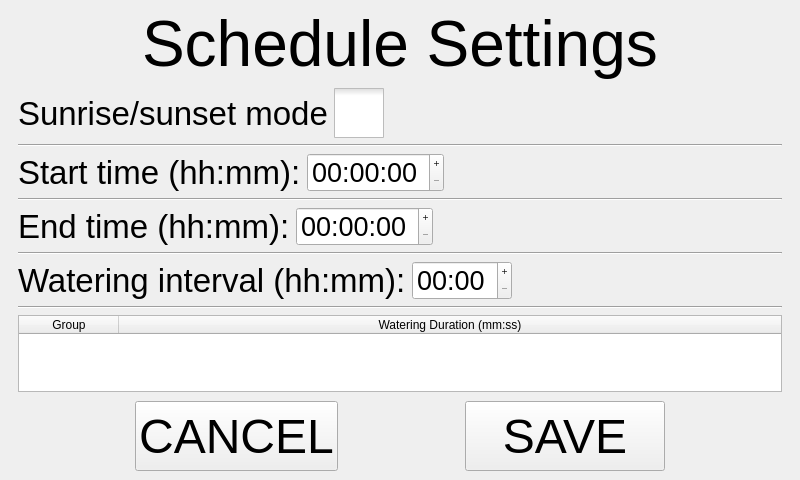
<?xml version="1.0" encoding="UTF-8"?>
<ui version="4.0">
 <class>ScheduleSettingsWindow</class>
 <widget class="QMainWindow" name="ScheduleSettingsWindow">
  <property name="geometry">
   <rect>
    <x>0</x>
    <y>0</y>
    <width>800</width>
    <height>480</height>
   </rect>
  </property>
  <property name="sizePolicy">
   <sizepolicy hsizetype="Fixed" vsizetype="Fixed">
    <horstretch>0</horstretch>
    <verstretch>0</verstretch>
   </sizepolicy>
  </property>
  <property name="minimumSize">
   <size>
    <width>800</width>
    <height>480</height>
   </size>
  </property>
  <property name="maximumSize">
   <size>
    <width>800</width>
    <height>480</height>
   </size>
  </property>
  <property name="windowTitle">
   <string>ScheduleSettings</string>
  </property>
  <property name="styleSheet">
   <string notr="true"/>
  </property>
  <widget class="QWidget" name="centralwidget">
   <property name="styleSheet">
    <string notr="true"/>
   </property>
   <layout class="QVBoxLayout" name="verticalLayout">
    <property name="spacing">
     <number>0</number>
    </property>
    <item>
     <layout class="QHBoxLayout" name="headerLayout">
      <item>
       <spacer name="horizontalSpacer">
        <property name="orientation">
         <enum>Qt::Orientation::Horizontal</enum>
        </property>
        <property name="sizeHint" stdset="0">
         <size>
          <width>40</width>
          <height>20</height>
         </size>
        </property>
       </spacer>
      </item>
      <item>
       <widget class="QLabel" name="header_label">
        <property name="maximumSize">
         <size>
          <width>16777215</width>
          <height>70</height>
         </size>
        </property>
        <property name="styleSheet">
         <string notr="true">font-size: 48pt;</string>
        </property>
        <property name="text">
         <string>Schedule Settings</string>
        </property>
       </widget>
      </item>
      <item>
       <spacer name="horizontalSpacer_2">
        <property name="orientation">
         <enum>Qt::Orientation::Horizontal</enum>
        </property>
        <property name="sizeHint" stdset="0">
         <size>
          <width>40</width>
          <height>20</height>
         </size>
        </property>
       </spacer>
      </item>
     </layout>
    </item>
    <item>
     <widget class="QScrollArea" name="scrollArea">
      <property name="sizePolicy">
       <sizepolicy hsizetype="Expanding" vsizetype="MinimumExpanding">
        <horstretch>0</horstretch>
        <verstretch>0</verstretch>
       </sizepolicy>
      </property>
      <property name="frameShape">
       <enum>QFrame::Shape::NoFrame</enum>
      </property>
      <property name="frameShadow">
       <enum>QFrame::Shadow::Plain</enum>
      </property>
      <property name="lineWidth">
       <number>0</number>
      </property>
      <property name="widgetResizable">
       <bool>true</bool>
      </property>
      <widget class="QWidget" name="scrollAreaWidgetContents">
       <property name="geometry">
        <rect>
         <x>0</x>
         <y>0</y>
         <width>776</width>
         <height>344</height>
        </rect>
       </property>
       <layout class="QVBoxLayout" name="verticalLayout_2">
        <item>
         <layout class="QHBoxLayout" name="sunriseLayout">
          <item>
           <widget class="QLabel" name="sunrize_sunset_label">
            <property name="styleSheet">
             <string notr="true">font-size: 25pt;</string>
            </property>
            <property name="text">
             <string>Sunrise/sunset mode</string>
            </property>
           </widget>
          </item>
          <item>
           <widget class="QCheckBox" name="sunrise_mode_check_box">
            <property name="minimumSize">
             <size>
              <width>50</width>
              <height>50</height>
             </size>
            </property>
            <property name="styleSheet">
             <string notr="true">QCheckBox::indicator { width:50px; height: 50px;}</string>
            </property>
            <property name="text">
             <string/>
            </property>
            <property name="tristate">
             <bool>false</bool>
            </property>
           </widget>
          </item>
          <item>
           <spacer name="horizontalSpacer_5">
            <property name="orientation">
             <enum>Qt::Orientation::Horizontal</enum>
            </property>
            <property name="sizeHint" stdset="0">
             <size>
              <width>40</width>
              <height>20</height>
             </size>
            </property>
           </spacer>
          </item>
         </layout>
        </item>
        <item>
         <widget class="Line" name="line">
          <property name="orientation">
           <enum>Qt::Orientation::Horizontal</enum>
          </property>
         </widget>
        </item>
        <item>
         <layout class="QHBoxLayout" name="startTimeLayout">
          <item>
           <widget class="QLabel" name="sunrize_sunset_label_2">
            <property name="styleSheet">
             <string notr="true">font-size: 25pt;</string>
            </property>
            <property name="text">
             <string>Start time (hh:mm):</string>
            </property>
           </widget>
          </item>
          <item>
           <widget class="QTimeEdit" name="start_time_edit">
            <property name="minimumSize">
             <size>
              <width>100</width>
              <height>0</height>
             </size>
            </property>
            <property name="focusPolicy">
             <enum>Qt::FocusPolicy::ClickFocus</enum>
            </property>
            <property name="styleSheet">
             <string notr="true">font-size: 20pt;</string>
            </property>
            <property name="wrapping">
             <bool>false</bool>
            </property>
            <property name="buttonSymbols">
             <enum>QAbstractSpinBox::ButtonSymbols::PlusMinus</enum>
            </property>
            <property name="showGroupSeparator" stdset="0">
             <bool>false</bool>
            </property>
            <property name="dateTime">
             <datetime>
              <hour>0</hour>
              <minute>0</minute>
              <second>0</second>
              <year>2000</year>
              <month>1</month>
              <day>1</day>
             </datetime>
            </property>
            <property name="timeSpec">
             <enum>Qt::TimeSpec::LocalTime</enum>
            </property>
           </widget>
          </item>
          <item>
           <spacer name="horizontalSpacer_6">
            <property name="orientation">
             <enum>Qt::Orientation::Horizontal</enum>
            </property>
            <property name="sizeHint" stdset="0">
             <size>
              <width>40</width>
              <height>20</height>
             </size>
            </property>
           </spacer>
          </item>
         </layout>
        </item>
        <item>
         <widget class="Line" name="line_2">
          <property name="orientation">
           <enum>Qt::Orientation::Horizontal</enum>
          </property>
         </widget>
        </item>
        <item>
         <layout class="QHBoxLayout" name="endTimeLayout">
          <item>
           <widget class="QLabel" name="sunrize_sunset_label_3">
            <property name="styleSheet">
             <string notr="true">font-size: 25pt;</string>
            </property>
            <property name="text">
             <string>End time (hh:mm):</string>
            </property>
           </widget>
          </item>
          <item>
           <widget class="QTimeEdit" name="end_time_edit">
            <property name="minimumSize">
             <size>
              <width>100</width>
              <height>0</height>
             </size>
            </property>
            <property name="focusPolicy">
             <enum>Qt::FocusPolicy::ClickFocus</enum>
            </property>
            <property name="styleSheet">
             <string notr="true">font-size: 20pt;</string>
            </property>
            <property name="wrapping">
             <bool>false</bool>
            </property>
            <property name="buttonSymbols">
             <enum>QAbstractSpinBox::ButtonSymbols::PlusMinus</enum>
            </property>
            <property name="showGroupSeparator" stdset="0">
             <bool>false</bool>
            </property>
            <property name="dateTime">
             <datetime>
              <hour>0</hour>
              <minute>0</minute>
              <second>0</second>
              <year>2000</year>
              <month>1</month>
              <day>1</day>
             </datetime>
            </property>
            <property name="timeSpec">
             <enum>Qt::TimeSpec::LocalTime</enum>
            </property>
           </widget>
          </item>
          <item>
           <spacer name="horizontalSpacer_7">
            <property name="orientation">
             <enum>Qt::Orientation::Horizontal</enum>
            </property>
            <property name="sizeHint" stdset="0">
             <size>
              <width>40</width>
              <height>20</height>
             </size>
            </property>
           </spacer>
          </item>
         </layout>
        </item>
        <item>
         <widget class="Line" name="line_4">
          <property name="orientation">
           <enum>Qt::Orientation::Horizontal</enum>
          </property>
         </widget>
        </item>
        <item>
         <layout class="QHBoxLayout" name="wateringIntervalLayout">
          <item>
           <widget class="QLabel" name="sunrize_sunset_label_5">
            <property name="styleSheet">
             <string notr="true">font-size: 25pt;</string>
            </property>
            <property name="text">
             <string>Watering interval (hh:mm):</string>
            </property>
           </widget>
          </item>
          <item>
           <widget class="QTimeEdit" name="watering_interval_time_edit">
            <property name="minimumSize">
             <size>
              <width>100</width>
              <height>0</height>
             </size>
            </property>
            <property name="focusPolicy">
             <enum>Qt::FocusPolicy::ClickFocus</enum>
            </property>
            <property name="styleSheet">
             <string notr="true">font-size: 20pt;</string>
            </property>
            <property name="wrapping">
             <bool>false</bool>
            </property>
            <property name="buttonSymbols">
             <enum>QAbstractSpinBox::ButtonSymbols::PlusMinus</enum>
            </property>
            <property name="showGroupSeparator" stdset="0">
             <bool>false</bool>
            </property>
            <property name="dateTime">
             <datetime>
              <hour>0</hour>
              <minute>0</minute>
              <second>0</second>
              <year>2000</year>
              <month>1</month>
              <day>1</day>
             </datetime>
            </property>
            <property name="displayFormat">
             <string>hh:mm</string>
            </property>
            <property name="timeSpec">
             <enum>Qt::TimeSpec::LocalTime</enum>
            </property>
           </widget>
          </item>
          <item>
           <spacer name="horizontalSpacer_9">
            <property name="orientation">
             <enum>Qt::Orientation::Horizontal</enum>
            </property>
            <property name="sizeHint" stdset="0">
             <size>
              <width>40</width>
              <height>20</height>
             </size>
            </property>
           </spacer>
          </item>
         </layout>
        </item>
        <item>
         <widget class="Line" name="line_5">
          <property name="orientation">
           <enum>Qt::Orientation::Horizontal</enum>
          </property>
         </widget>
        </item>
        <item>
         <widget class="QTableWidget" name="group_duration_table">
          <property name="sizePolicy">
           <sizepolicy hsizetype="Expanding" vsizetype="Minimum">
            <horstretch>0</horstretch>
            <verstretch>0</verstretch>
           </sizepolicy>
          </property>
          <property name="verticalScrollBarPolicy">
           <enum>Qt::ScrollBarPolicy::ScrollBarAlwaysOff</enum>
          </property>
          <property name="horizontalScrollBarPolicy">
           <enum>Qt::ScrollBarPolicy::ScrollBarAlwaysOff</enum>
          </property>
          <property name="sizeAdjustPolicy">
           <enum>QAbstractScrollArea::SizeAdjustPolicy::AdjustToContents</enum>
          </property>
          <property name="autoScroll">
           <bool>false</bool>
          </property>
          <property name="tabKeyNavigation">
           <bool>false</bool>
          </property>
          <property name="showDropIndicator" stdset="0">
           <bool>false</bool>
          </property>
          <property name="dragDropOverwriteMode">
           <bool>false</bool>
          </property>
          <property name="cornerButtonEnabled">
           <bool>false</bool>
          </property>
          <property name="columnCount">
           <number>2</number>
          </property>
          <property name="class" stdset="0">
           <string>groupDurationTable</string>
          </property>
          <attribute name="horizontalHeaderVisible">
           <bool>true</bool>
          </attribute>
          <attribute name="horizontalHeaderCascadingSectionResizes">
           <bool>false</bool>
          </attribute>
          <attribute name="horizontalHeaderShowSortIndicator" stdset="0">
           <bool>false</bool>
          </attribute>
          <attribute name="horizontalHeaderStretchLastSection">
           <bool>true</bool>
          </attribute>
          <attribute name="verticalHeaderVisible">
           <bool>false</bool>
          </attribute>
          <attribute name="verticalHeaderMinimumSectionSize">
           <number>50</number>
          </attribute>
          <attribute name="verticalHeaderDefaultSectionSize">
           <number>50</number>
          </attribute>
          <column>
           <property name="text">
            <string>Group</string>
           </property>
          </column>
          <column>
           <property name="text">
            <string>Watering Duration (mm:ss)</string>
           </property>
          </column>
         </widget>
        </item>
       </layout>
      </widget>
     </widget>
    </item>
    <item>
     <layout class="QHBoxLayout" name="footerLayout">
      <item>
       <spacer name="horizontalSpacer_12">
        <property name="orientation">
         <enum>Qt::Orientation::Horizontal</enum>
        </property>
        <property name="sizeHint" stdset="0">
         <size>
          <width>40</width>
          <height>20</height>
         </size>
        </property>
       </spacer>
      </item>
      <item>
       <widget class="QPushButton" name="cancel_settings_btn">
        <property name="minimumSize">
         <size>
          <width>200</width>
          <height>70</height>
         </size>
        </property>
        <property name="font">
         <font>
          <pointsize>36</pointsize>
         </font>
        </property>
        <property name="styleSheet">
         <string notr="true">font-size: 36pt;</string>
        </property>
        <property name="text">
         <string>CANCEL</string>
        </property>
        <property name="class" stdset="0">
         <string>danger</string>
        </property>
       </widget>
      </item>
      <item>
       <spacer name="horizontalSpacer_4">
        <property name="orientation">
         <enum>Qt::Orientation::Horizontal</enum>
        </property>
        <property name="sizeHint" stdset="0">
         <size>
          <width>40</width>
          <height>20</height>
         </size>
        </property>
       </spacer>
      </item>
      <item>
       <widget class="QPushButton" name="save_settings_btn">
        <property name="minimumSize">
         <size>
          <width>200</width>
          <height>70</height>
         </size>
        </property>
        <property name="font">
         <font>
          <pointsize>36</pointsize>
         </font>
        </property>
        <property name="styleSheet">
         <string notr="true">font-size: 36pt;</string>
        </property>
        <property name="text">
         <string>SAVE</string>
        </property>
       </widget>
      </item>
      <item>
       <spacer name="horizontalSpacer_3">
        <property name="orientation">
         <enum>Qt::Orientation::Horizontal</enum>
        </property>
        <property name="sizeHint" stdset="0">
         <size>
          <width>40</width>
          <height>20</height>
         </size>
        </property>
       </spacer>
      </item>
     </layout>
    </item>
   </layout>
  </widget>
 </widget>
 <resources/>
 <connections/>
</ui>
